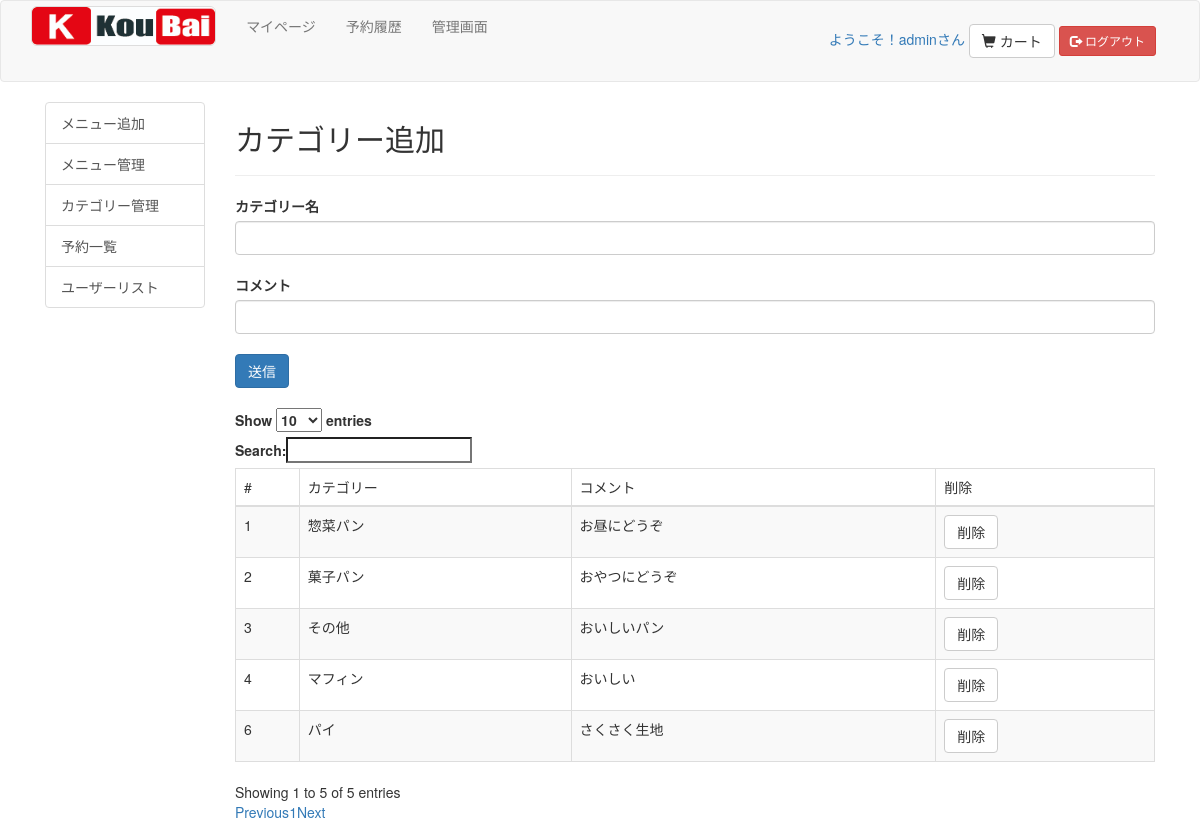
Page /console/category_manage.php (signed in) on the committed database.
### tables this page shows
CREATE TABLE IF NOT EXISTS `category` (
  `id` int(255) NOT NULL AUTO_INCREMENT,
  `name` varchar(255) NOT NULL,
  `comment` varchar(255) NOT NULL,
  PRIMARY KEY (`id`),
  UNIQUE KEY `id` (`id`),
  KEY `id_2` (`id`)
);

### console/category_manage.php (the view, shortened to what this page needs)
<?php
require("../head.php");
require("../connect_db.php");
?>
<form action="category_manager.php" method="post">
<div class="container">
  <div class="col-sm-10">
  <h2>カテゴリー追加</h2>
  <hr>
<div class="form-froup">
  <label>カテゴリー名<br></label>
  <input type="text" name="name" maxlength="100" class="form-control"><br>
</div>
<div class="form-froup">
  <label>コメント<br></label>
  <input type="text" name="comment" maxlength="100" class="form-control"><br>
</div>
  <input class="btn btn-primary" type="submit" name="submit" value="送信">
<br><br>
<table id="category" class="table table-striped table-bordered cellspacing="0"">
<thead><tr><td>#</td><td>カテゴリー</td><td>コメント</td><td>削除</td></tr></thead>
<?php
$query = "SELECT * FROM category";
$result = mysqli_query($link, $query);
while ($row = mysqli_fetch_assoc($result)){
  echo "<tr>";
  echo "<td>".$row["id"]."</td>";
  echo "<td>".$row["name"]."</td>";
  echo "<td>".$row["comment"]."</td>";
  echo "<td><button class=\"btn btn-default\" type='submit' name='del' value='",$row["id"],"'>削除</button></td>";
  echo "</tr>";
};
?>
</div>
</div>

### rows in the picture
category: id "1", name "惣菜パン", comment "お昼にどうぞ"
category: id "2", name "菓子パン", comment "おやつにどうぞ"
category: id "3", name "その他", comment "おいしいパン"
category: id "4", name "マフィン", comment "おいしい"
category: id "6", name "パイ", comment "さくさく生地"

### other values in the picture
$_SESSION['sid'] "admin"
